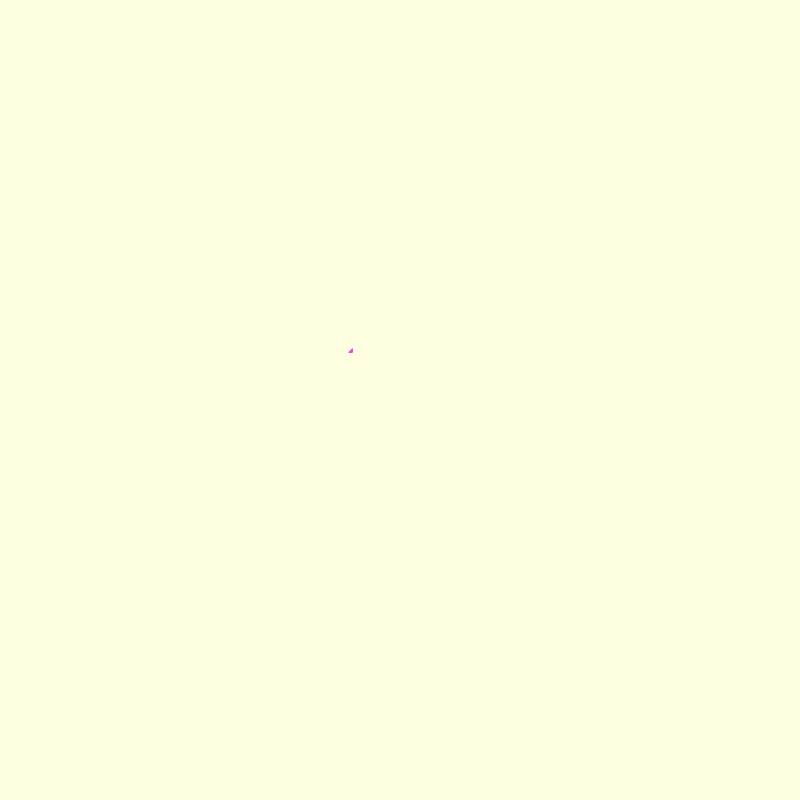
Frame 1 (no input)
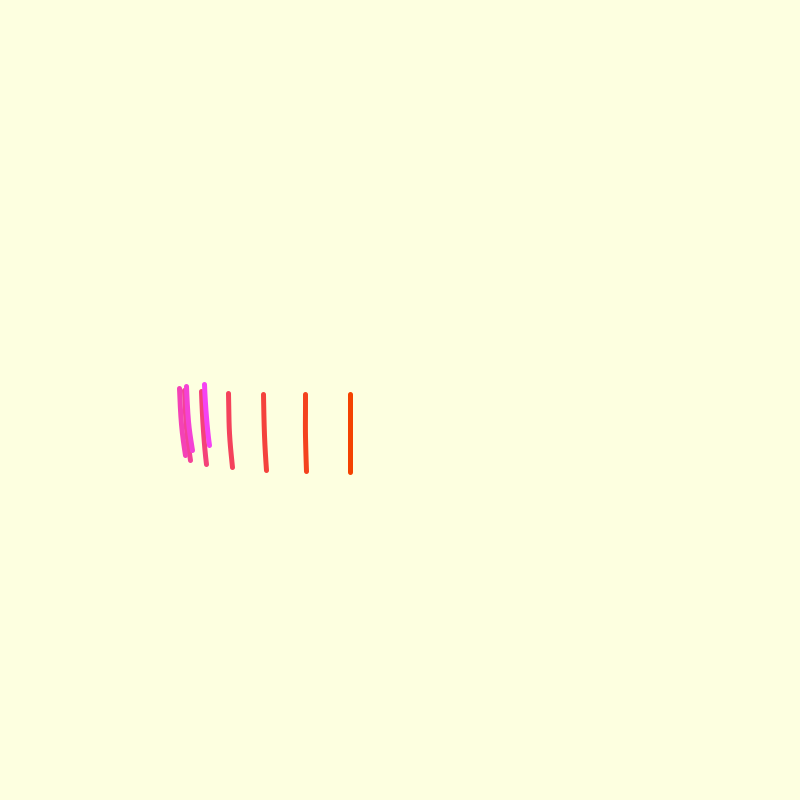
Frame 60 (the mouse pressed at the canvas centre just before this capture)
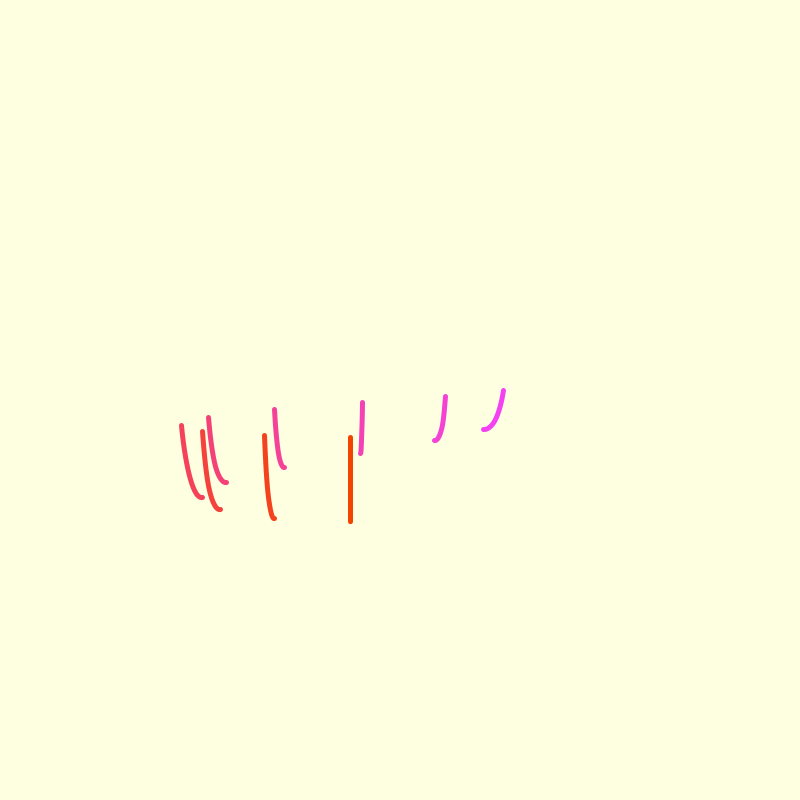
Frame 120 (the mouse held since frame 60 and released just before this capture)

The Processing sketch that drew these frames (run headless with seeded random() and noise(); from frame 60 on, the mouse is pressed at the canvas centre):

// Processing sketch: squiggleStar
// ── squiggleStar.pde
int rectWidth = 30;
float rectHeight = 1;
float offset=0;
color[] colors;
void setup(){
  size(800,800);
  colors = new color[width/rectWidth];
  for (int i=0; i<colors.length;i++){
    colors[i]= color(random(0,255),random(0,255),random(0,255),50);
  }
   //camera(width/2.0, height/2, 1000 / tan(PI*30.0 / 180.0),
   //     width/2.0, height/2.0,
   //     0, 0, 1, 0);
       
}

void draw(){
  background(253, 255, 224);
  fill(255);
  
  
    pushMatrix();
    noFill();
    //fill(244, 66, 104,40);
    stroke(244, 66, 104);
    //Turn to points and decrease i+= ad ii+= to get a star shape

    strokeWeight(5);
    float b = 0;
    for(float i=0; i<2*PI;i+=0.75){
     
       beginShape();
       stroke(244, 66, floor(map(i,0,2*PI,0,255)));
      for(float ii=0;ii<PI;ii+=0.75){
         pushMatrix();
       //print(map(ii,0,PI,0,255));
      float x = -(sin(offset*(i*0.1)))*(1/(pow(cos(cos(offset*(ii*0.02))),2)));
      x = map(x, -2,2,250,450);
      
      float y = (sin(offset*(ii*0.1)))*(1/(pow(cos(cos(offset*(i*0.02))),2)));
       y = map(y, -2, 2,250,450);

      curveVertex(x,y);
      popMatrix();
    }
    
    endShape();
    }
    popMatrix();
  offset+=0.06;
  
}
